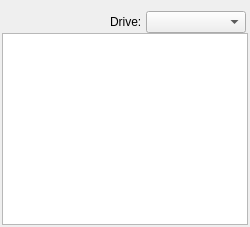
       <widget class="QFrame" name="frame_2">
        <property name="maximumSize">
         <size>
          <width>250</width>
          <height>16777215</height>
         </size>
        </property>
        <property name="frameShape">
         <enum>QFrame::NoFrame</enum>
        </property>
        <property name="frameShadow">
         <enum>QFrame::Sunken</enum>
        </property>
        <layout class="QGridLayout" name="gridLayout_2">
         <property name="leftMargin">
          <number>2</number>
         </property>
         <property name="rightMargin">
          <number>2</number>
         </property>
         <property name="bottomMargin">
          <number>2</number>
         </property>
         <property name="horizontalSpacing">
          <number>2</number>
         </property>
         <item row="0" column="0">
          <layout class="QVBoxLayout" name="verticalLayout_6">
           <item>
            <layout class="QHBoxLayout" name="horizontalLayout_7">
             <property name="spacing">
              <number>6</number>
             </property>
             <property name="rightMargin">
              <number>2</number>
             </property>
             <item>
              <spacer name="horizontalSpacer_6">
               <property name="orientation">
                <enum>Qt::Horizontal</enum>
               </property>
               <property name="sizeHint" stdset="0">
                <size>
                 <width>18</width>
                 <height>20</height>
                </size>
               </property>
              </spacer>
             </item>
             <item>
              <widget class="QLabel" name="label_2">
               <property name="sizePolicy">
                <sizepolicy hsizetype="Fixed" vsizetype="Fixed">
                 <horstretch>0</horstretch>
                 <verstretch>0</verstretch>
                </sizepolicy>
               </property>
               <property name="minimumSize">
                <size>
                 <width>30</width>
                 <height>0</height>
                </size>
               </property>
               <property name="maximumSize">
                <size>
                 <width>30</width>
                 <height>16</height>
                </size>
               </property>
               <property name="text">
                <string>Drive:</string>
               </property>
              </widget>
             </item>
             <item>
              <widget class="QComboBox" name="cmbDrives">
               <property name="sizePolicy">
                <sizepolicy hsizetype="Expanding" vsizetype="Fixed">
                 <horstretch>0</horstretch>
                 <verstretch>0</verstretch>
                </sizepolicy>
               </property>
               <property name="minimumSize">
                <size>
                 <width>100</width>
                 <height>0</height>
                </size>
               </property>
               <property name="maximumSize">
                <size>
                 <width>100</width>
                 <height>22</height>
                </size>
               </property>
              </widget>
             </item>
            </layout>
           </item>
           <item>
            <widget class="QTreeView" name="tvFolders">
             <property name="sizePolicy">
              <sizepolicy hsizetype="Expanding" vsizetype="MinimumExpanding">
               <horstretch>0</horstretch>
               <verstretch>0</verstretch>
              </sizepolicy>
             </property>
             <property name="minimumSize">
              <size>
               <width>160</width>
               <height>0</height>
              </size>
             </property>
             <property name="maximumSize">
              <size>
               <width>250</width>
               <height>16777215</height>
              </size>
             </property>
             <property name="horizontalScrollBarPolicy">
              <enum>Qt::ScrollBarAsNeeded</enum>
             </property>
             <property name="autoScroll">
              <bool>false</bool>
             </property>
             <property name="showDropIndicator" stdset="0">
              <bool>false</bool>
             </property>
             <property name="horizontalScrollMode">
              <enum>QAbstractItemView::ScrollPerPixel</enum>
             </property>
             <property name="headerHidden">
              <bool>false</bool>
             </property>
             <attribute name="headerStretchLastSection">
              <bool>true</bool>
             </attribute>
            </widget>
           </item>
          </layout>
         </item>
        </layout>
       </widget>
